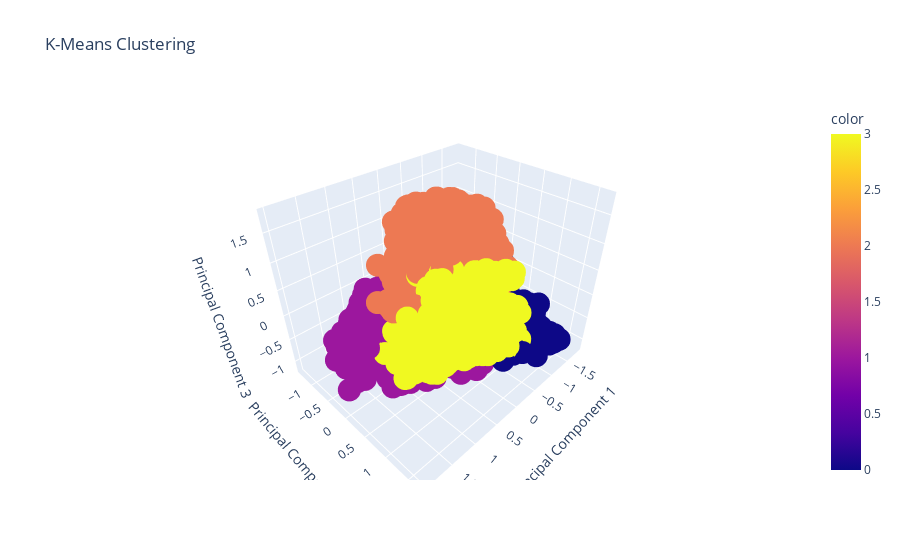
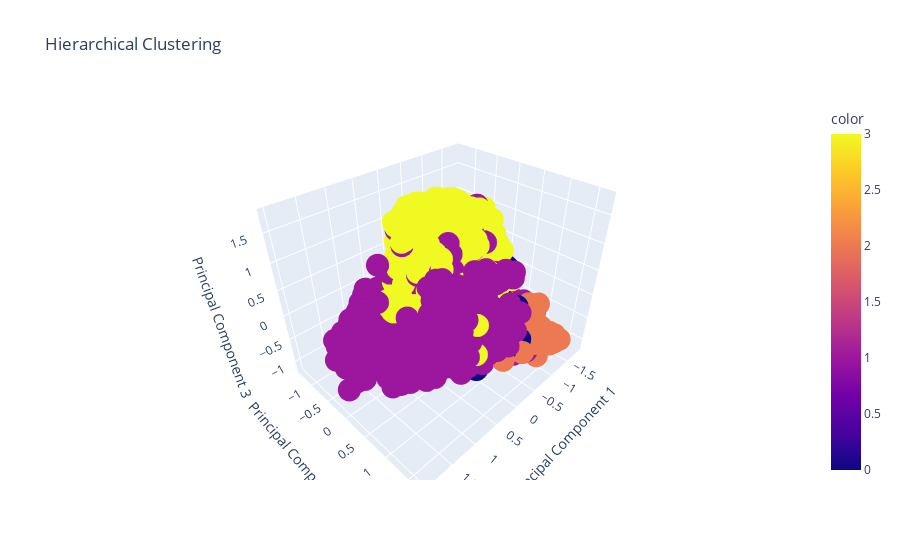

Notebook code for these charts, in order:
### Code cell
pca = PCA(n_components=3)
visualize = pca.fit_transform(df_encoded)


fig_kmeans = px.scatter_3d(
    x=visualize[:, 0], 
    y=visualize[:, 1], 
    z=visualize[:, 2], 
    color=kmeans_labels, 
    title='K-Means Clustering',
    size_max=1,
    labels={'x': 'Principal Component 1', 'y': 'Principal Component 2', 'z': 'Principal Component 3'}
)

fig_kmeans.show()

fig_hierarchical = px.scatter_3d(
    x=visualize[:, 0], 
    y=visualize[:, 1], 
    z=visualize[:, 2], 
    color=hierarchical_labels, 
    title='Hierarchical Clustering',
    labels={'x': 'Principal Component 1', 'y': 'Principal Component 2', 'z': 'Principal Component 3'}
)

fig_hierarchical.show()

### Figure 1 — Plotly figure (JSON) as saved in the notebook; plotly's stock layout.template omitted (floating-point values rounded to 4 significant figures; data arrays with more than 128 entries replaced by an {"elided": "..."} marker saying what was removed)
{"data": [{"hovertemplate": "Principal Component 1=%{x}<br>Principal Component 2=%{y}<br>Principal Component 3=%{z}<br>color=%{marker.color}<extra></extra>", "legendgroup": "", "marker": {"color": {"elided": "6250 int values"}, "coloraxis": "coloraxis", "symbol": "circle"}, "mode": "markers", "name": "", "scene": "scene", "showlegend": false, "type": "scatter3d", "x": {"elided": "6250 float values"}, "y": {"elided": "6250 float values"}, "z": {"elided": "6250 float values"}}], "layout": {"coloraxis": {"colorbar": {"title": {"text": "color"}}, "colorscale": [[0, "#0d0887"], [0.1111, "#46039f"], [0.2222, "#7201a8"], [0.3333, "#9c179e"], [0.4444, "#bd3786"], [0.5556, "#d8576b"], [0.6667, "#ed7953"], [0.7778, "#fb9f3a"], [0.8889, "#fdca26"], [1, "#f0f921"]]}, "legend": {"tracegroupgap": 0}, "scene": {"domain": {"x": [0, 1], "y": [0, 1]}, "xaxis": {"title": {"text": "Principal Component 1"}}, "yaxis": {"title": {"text": "Principal Component 2"}}, "zaxis": {"title": {"text": "Principal Component 3"}}}, "title": {"text": "K-Means Clustering"}}}

### Figure 2 — Plotly figure (JSON) as saved in the notebook; plotly's stock layout.template omitted (floating-point values rounded to 4 significant figures; data arrays with more than 128 entries replaced by an {"elided": "..."} marker saying what was removed)
{"data": [{"hovertemplate": "Principal Component 1=%{x}<br>Principal Component 2=%{y}<br>Principal Component 3=%{z}<br>color=%{marker.color}<extra></extra>", "legendgroup": "", "marker": {"color": {"elided": "6250 int values"}, "coloraxis": "coloraxis", "symbol": "circle"}, "mode": "markers", "name": "", "scene": "scene", "showlegend": false, "type": "scatter3d", "x": {"elided": "6250 float values"}, "y": {"elided": "6250 float values"}, "z": {"elided": "6250 float values"}}], "layout": {"coloraxis": {"colorbar": {"title": {"text": "color"}}, "colorscale": [[0, "#0d0887"], [0.1111, "#46039f"], [0.2222, "#7201a8"], [0.3333, "#9c179e"], [0.4444, "#bd3786"], [0.5556, "#d8576b"], [0.6667, "#ed7953"], [0.7778, "#fb9f3a"], [0.8889, "#fdca26"], [1, "#f0f921"]]}, "legend": {"tracegroupgap": 0}, "scene": {"domain": {"x": [0, 1], "y": [0, 1]}, "xaxis": {"title": {"text": "Principal Component 1"}}, "yaxis": {"title": {"text": "Principal Component 2"}}, "zaxis": {"title": {"text": "Principal Component 3"}}}, "title": {"text": "Hierarchical Clustering"}}}
